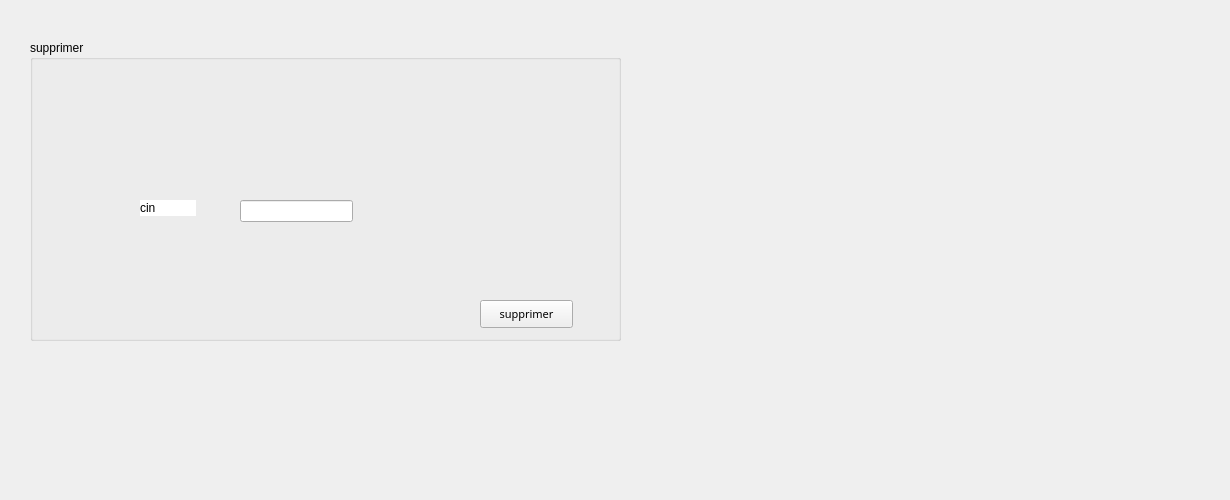
      <widget class="QWidget" name="tab_3">
       <attribute name="title">
        <string>DELETE</string>
       </attribute>
       <widget class="QGroupBox" name="groupBox_3">
        <property name="geometry">
         <rect>
          <x>30</x>
          <y>40</y>
          <width>591</width>
          <height>301</height>
         </rect>
        </property>
        <property name="title">
         <string>supprimer</string>
        </property>
        <widget class="QLabel" name="label_18">
         <property name="geometry">
          <rect>
           <x>110</x>
           <y>160</y>
           <width>56</width>
           <height>16</height>
          </rect>
         </property>
         <property name="styleSheet">
          <string notr="true">background-color: rgb(255, 255, 255);</string>
         </property>
         <property name="text">
          <string>cin</string>
         </property>
        </widget>
        <widget class="QLineEdit" name="lineEditCin_suppperso">
         <property name="geometry">
          <rect>
           <x>210</x>
           <y>160</y>
           <width>113</width>
           <height>22</height>
          </rect>
         </property>
         <property name="text">
          <string/>
         </property>
         <property name="maxLength">
          <number>8</number>
         </property>
        </widget>
        <widget class="QPushButton" name="supprimerperso">
         <property name="geometry">
          <rect>
           <x>450</x>
           <y>260</y>
           <width>93</width>
           <height>28</height>
          </rect>
         </property>
         <property name="font">
          <font>
           <family>Segoe Print</family>
           <pointsize>8</pointsize>
           <weight>50</weight>
           <italic>false</italic>
           <bold>false</bold>
           <strikeout>false</strikeout>
          </font>
         </property>
         <property name="text">
          <string>supprimer</string>
         </property>
        </widget>
       </widget>
       <widget class="QLabel" name="label_19">
        <property name="enabled">
         <bool>true</bool>
        </property>
        <property name="geometry">
         <rect>
          <x>-80</x>
          <y>20</y>
          <width>1221</width>
          <height>471</height>
         </rect>
        </property>
        <property name="autoFillBackground">
         <bool>false</bool>
        </property>
        <property name="text">
         <string/>
        </property>
        <property name="pixmap">
         <pixmap>../../../Desktop/272913746_990774311522570_960516843833593149_n.jpg</pixmap>
        </property>
       </widget>
       <widget class="QLabel" name="label_20">
        <property name="geometry">
         <rect>
          <x>-10</x>
          <y>-20</y>
          <width>741</width>
          <height>411</height>
         </rect>
        </property>
        <property name="text">
         <string/>
        </property>
        <property name="pixmap">
         <pixmap>../../../Desktop/minimalism-colorful-beehive-patterns-texture-wallpaper-preview.jpg</pixmap>
        </property>
       </widget>
       <zorder>label_19</zorder>
       <zorder>label_20</zorder>
       <zorder>groupBox_3</zorder>
      </widget>
